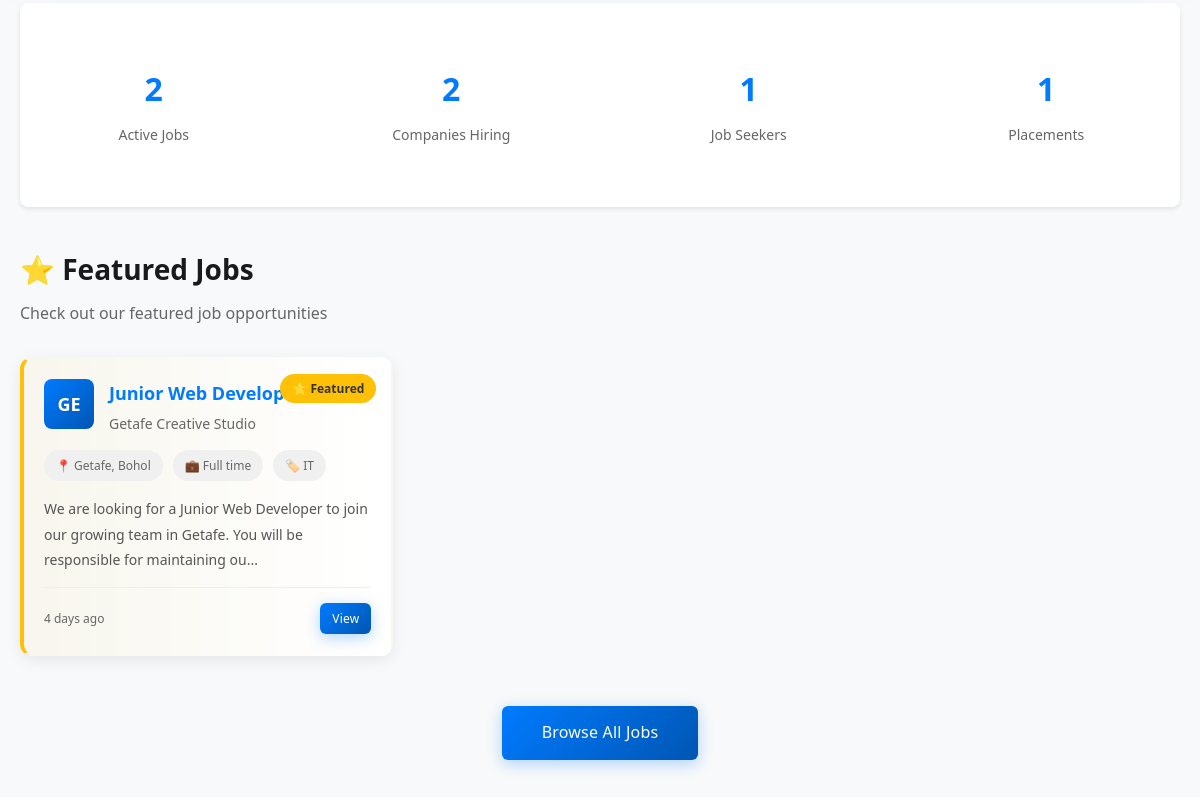
The app's page /public/index.php (middle part), older data.
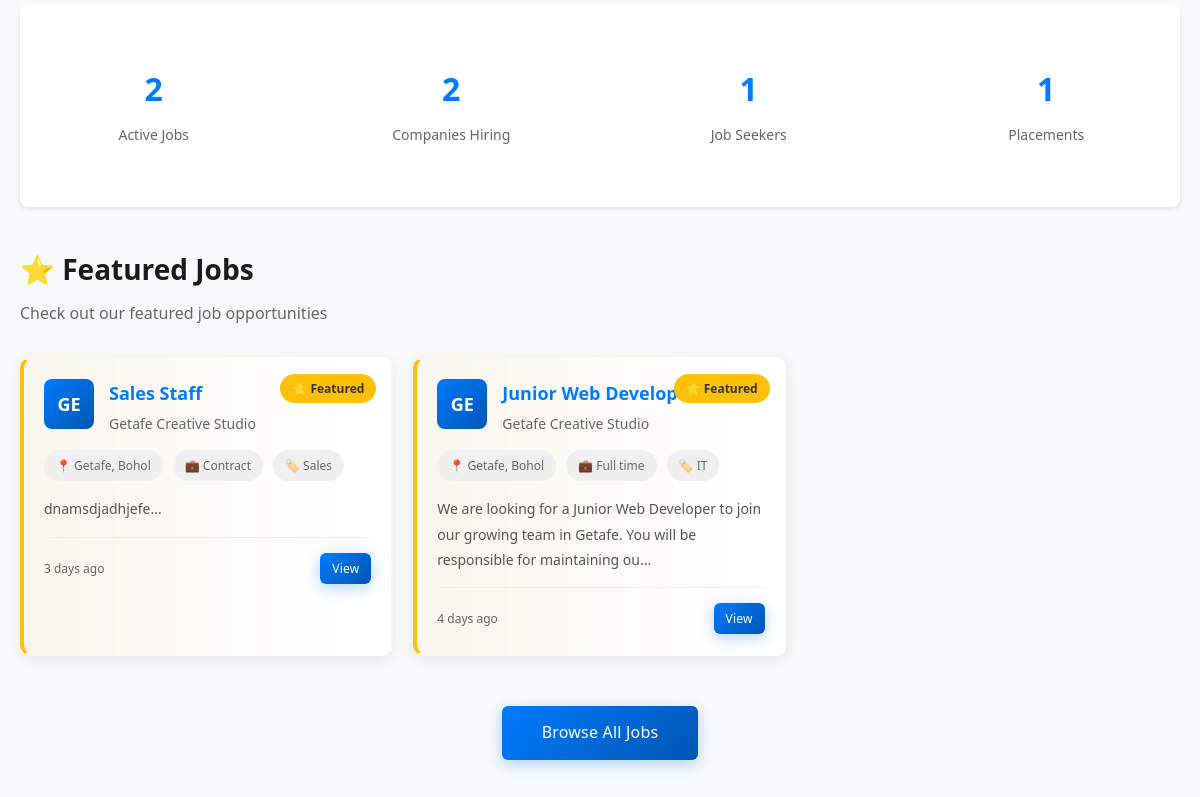
The same page, newer data.
### tables this page shows
CREATE TABLE `jobs` (
  `id` int(11) NOT NULL AUTO_INCREMENT,
  `title` varchar(255) NOT NULL,
  `description` longtext NOT NULL,
  `category` varchar(100) NOT NULL,
  `company` varchar(255) NOT NULL,
  `location` varchar(255) DEFAULT 'Getafe, Bohol',
  `salary_min` int(11) DEFAULT NULL,
  `salary_max` int(11) DEFAULT NULL,
  `job_type` enum('full-time','part-time','contract','temporary','internship') NOT NULL,
  `experience_level` enum('entry','mid','senior','executive') DEFAULT 'mid',
  `requirements` longtext DEFAULT NULL,
  `benefits` longtext DEFAULT NULL,
  `posted_by` int(11) NOT NULL,
  `applications_count` int(11) DEFAULT 0,
  `views_count` int(11) DEFAULT 0,
  `is_active` tinyint(1) DEFAULT 1,
  `is_featured` tinyint(1) DEFAULT 0,
  `featured_until` datetime DEFAULT NULL,
  `created_at` timestamp NOT NULL DEFAULT current_timestamp(),
  `updated_at` timestamp NOT NULL DEFAULT current_timestamp() ON UPDATE current_timestamp(),
  `featured_paid` tinyint(1) DEFAULT 0,
  PRIMARY KEY (`id`),
  KEY `idx_category` (`category`),
  KEY `idx_job_type` (`job_type`),
  KEY `idx_is_active` (`is_active`),
  KEY `idx_created_at` (`created_at`),
  KEY `jobs_ibfk_1` (`posted_by`),
  KEY `idx_job_featured` (`is_featured`,`featured_until`),
  CONSTRAINT `jobs_ibfk_1` FOREIGN KEY (`posted_by`) REFERENCES `users` (`id`) ON DELETE CASCADE
);

CREATE TABLE `users` (
  `id` int(11) NOT NULL AUTO_INCREMENT,
  `first_name` varchar(100) NOT NULL,
  `last_name` varchar(100) NOT NULL,
  `email` varchar(100) NOT NULL,
  `password` varchar(255) NOT NULL,
  `user_type` enum('jobseeker','employer','admin') NOT NULL DEFAULT 'jobseeker',
  `phone` varchar(20) DEFAULT NULL,
  `location` varchar(255) DEFAULT 'Getafe, Bohol',
  `avatar` varchar(255) DEFAULT NULL,
  `bio` text DEFAULT NULL,
  `skills` varchar(500) DEFAULT NULL,
  `company` varchar(255) DEFAULT NULL,
  `company_info` text DEFAULT NULL,
  `company_website` varchar(255) DEFAULT NULL,
  `company_logo` varchar(255) DEFAULT NULL,
  `verified` tinyint(1) DEFAULT 0,
  `status` enum('active','inactive','banned') DEFAULT 'active',
  `created_at` timestamp NOT NULL DEFAULT current_timestamp(),
  `updated_at` timestamp NOT NULL DEFAULT current_timestamp() ON UPDATE current_timestamp(),
  PRIMARY KEY (`id`),
  UNIQUE KEY `email` (`email`),
  KEY `idx_email` (`email`),
  KEY `idx_user_type` (`user_type`)
);

### config/config.php (called while the page is built, shortened)
<?php
function timeAgo($datetime) {
    $now = new DateTime();
    $ago = new DateTime($datetime);
    $diff = $now->diff($ago);
    if ($diff->d > 30) {
        return $ago->format('M d, Y');
    } else if ($diff->d > 0) {
        return $diff->d . ' day' . ($diff->d > 1 ? 's' : '') . ' ago';
    } else if ($diff->h > 0) {
        return $diff->h . ' hour' . ($diff->h > 1 ? 's' : '') . ' ago';
    } else if ($diff->i > 0) {
        return $diff->i . ' minute' . ($diff->i > 1 ? 's' : '') . ' ago';
    } else {
        return 'Just now';
    }
}
?>

### public/index.php (the view, shortened to what this page needs)
<?php
require_once '../config/config.php';
require_once '../includes/header.php';
?>
<div class="container">
    <section class="quick-stats">
        <div class="stats-container">
            <div class="stat-item">
                <div class="stat-number">
                    <?php
                    $total_jobs = $conn->query("SELECT COUNT(*) as count FROM jobs WHERE is_active = 1")->fetch_assoc()['count'];
                    echo $total_jobs;
                    ?>
                </div>
                <div class="stat-label">Active Jobs</div>
            </div>
            <div class="stat-item">
                <div class="stat-number">
                    <?php
                    $total_companies = $conn->query("SELECT COUNT(DISTINCT company) as count FROM jobs WHERE is_active = 1")->fetch_assoc()['count'];
                    echo $total_companies;
                    ?>
                </div>
                <div class="stat-label">Companies Hiring</div>
            </div>
            <div class="stat-item">
                <div class="stat-number">
                    <?php
                    $total_users = $conn->query("SELECT COUNT(*) as count FROM users WHERE user_type = 'jobseeker'")->fetch_assoc()['count'];
                    echo $total_users;
                    ?>
                </div>
                <div class="stat-label">Job Seekers</div>
            </div>
            <div class="stat-item">
                <div class="stat-number">
                    <?php
                    $total_applications = $conn->query("SELECT COUNT(*) as count FROM applications")->fetch_assoc()['count'];
                    echo $total_applications;
                    ?>
                </div>
                <div class="stat-label">Placements</div>
            </div>
        </div>
    </section>
    <section class="featured-section">
        <h2>⭐ Featured Jobs</h2>
        <p class="section-subtitle">Check out our featured job opportunities</p>
        <div class="jobs-grid">
            <?php
            $featured_sql = "SELECT j.*, u.company, u.company_logo
                           FROM jobs j
                           JOIN users u ON j.posted_by = u.id
                           WHERE j.is_featured = 1 AND j.is_active = 1
                           ORDER BY j.featured_until DESC LIMIT 6";
            $featured_jobs = $conn->query($featured_sql);
            if ($featured_jobs->num_rows === 0):
            ?>
                <div class="no-results" style="grid-column: 1/-1;">
                    <p>No featured jobs at the moment.</p>
                </div>
            <?php else: ?>
                <?php while ($job = $featured_jobs->fetch_assoc()): ?>
                    <div class="job-card featured">
                        <span class="featured-badge">⭐ Featured</span>
                        <div class="job-header">
                            <?php if ($job['company_logo']): ?>
                                <img src="<?php echo BASE_URL . $job['company_logo']; ?>"
                                     alt="<?php echo $job['company']; ?>" class="company-logo">
                            <?php else: ?>
                                <div class="company-logo-placeholder">
                                    <?php echo strtoupper(substr($job['company'], 0, 2)); ?>
                                </div>
                            <?php endif; ?>
                            <div class="job-header-content">
                                <h3><a href="job-detail.php?id=<?php echo $job['id']; ?>"><?php echo $job['title']; ?></a></h3>
                                <p class="company"><?php echo $job['company']; ?></p>
                            </div>
                        </div>
                        <div class="job-tags">
                            <span class="tag">📍 <?php echo $job['location']; ?></span>
                            <span class="tag">💼 <?php echo ucfirst(str_replace('-', ' ', $job['job_type'])); ?></span>
                            <span class="tag">🏷️ <?php echo $job['category']; ?></span>
                        </div>
                        <p class="job-description"><?php echo substr(strip_tags($job['description']), 0, 120) . '...'; ?></p>
                        <div class="job-footer">
                            <small><?php echo timeAgo($job['created_at']); ?></small>
                            <a href="job-detail.php?id=<?php echo $job['id']; ?>" class="btn btn-sm btn-primary">View</a>
                        </div>
                    </div>
                <?php endwhile; ?>
            <?php endif; ?>
        </div>
        <div style="text-align: center; margin-top: 30px;">
            <a href="home.php" class="btn btn-primary btn-large">Browse All Jobs</a>
        </div>
    </section>
</div>
</body>
</html>

### includes/header.php (shortened to what this page needs)
<!DOCTYPE html>
<html lang="en">
<head>
    <link rel="stylesheet" href="../css/style.css">
    <link rel="stylesheet" href="../css/responsive.css">
    <link rel="stylesheet" href="../css/admin.css">
    <link rel="stylesheet" href="https://cdnjs.cloudflare.com/ajax/libs/font-awesome/6.4.0/css/all.min.css">
</head>
<body></body>

### css/style.css (style rules this page uses)
* { margin: 0; padding: 0; box-sizing: border-box; }
html { scroll-behavior: smooth; font-size: 16px; }
body { font-family: 'Segoe UI', Tahoma, Geneva, Verdana, sans-serif; background-color: #f8f9fa; color: #333; line-height: 1.6; }
.container { max-width: 1200px; margin: 0 auto; padding: 0 20px; }
h1, h2, h3, h4, h5, h6 { color: #1a1a1a; margin-bottom: 15px; font-weight: 600; }
h2 { font-size: 28px; }
h3 { font-size: 22px; }
p { margin-bottom: 10px; }
a { color: #007bff; text-decoration: none; transition: color 0.3s; }
small { font-size: 12px; color: #666; }
.btn { display: inline-block; padding: 10px 20px; border: none; border-radius: 6px; cursor: pointer; font-size: 14px; transition: all 0.3s ease; text-decoration: none; text-align: center; font-weight: 500; letter-spacing: 0.5px; }
.btn-primary { background: linear-gradient(135deg, #007bff 0%, #0056b3 100%); color: white; box-shadow: 0 4px 15px rgba(0, 123, 255, 0.3); }
.btn-large { padding: 14px 40px; font-size: 16px; }
.btn-sm { padding: 6px 12px; font-size: 12px; }
.job-card { background: white; padding: 20px; border-radius: 12px; box-shadow: 0 4px 15px rgba(0, 0, 0, 0.08); transition: all 0.3s ease; position: relative; border: 2px solid transparent; }
.job-card.featured { border-left: 4px solid #ffc107; background: linear-gradient(to right, rgba(255, 193, 7, 0.05), white); }
.featured-badge { position: absolute; top: 15px; right: 15px; background-color: #ffc107; color: #333; padding: 5px 12px; border-radius: 20px; font-size: 12px; font-weight: bold; }
.job-header { display: flex; gap: 15px; margin-bottom: 15px; align-items: flex-start; }
.company-logo-placeholder { width: 50px; height: 50px; background: linear-gradient(135deg, #007bff, #0056b3); color: white; border-radius: 8px; display: flex; align-items: center; justify-content: center; font-weight: bold; font-size: 18px; flex-shrink: 0; }
.job-header-content { flex: 1; }
.job-header-content h3 { margin: 0 0 5px 0; font-size: 18px; }
.job-header-content h3 a { color: #007bff; text-decoration: none; transition: color 0.3s; }
.job-header-content p { margin: 0; color: #666; font-size: 14px; }
.job-tags { display: flex; flex-wrap: wrap; gap: 10px; margin-bottom: 15px; }
.tag { background-color: #f0f0f0; color: #666; padding: 6px 12px; border-radius: 20px; font-size: 12px; font-weight: 500; }
.job-description { color: #555; margin-bottom: 15px; line-height: 1.5; font-size: 14px; }
.job-footer { display: flex; justify-content: space-between; align-items: center; padding-top: 15px; border-top: 1px solid #eee; }
.job-footer small { display: inline; margin: 0; }
.job-description { line-height: 1.8; color: #555; }
.stat-label { font-size: 12px; color: #666; margin: 5px 0 0 0; }
.quick-stats { background: white; padding: 40px 0; margin: 40px 0; border-radius: 12px; box-shadow: 0 4px 15px rgba(0, 0, 0, 0.08); }
.stats-container { display: grid; grid-template-columns: repeat(auto-fit, minmax(150px, 1fr)); gap: 30px; text-align: center; }
.stat-item { padding: 20px; }
.stat-number { font-size: 32px; font-weight: bold; color: #007bff; margin-bottom: 10px; }
.stat-label { color: #666; font-size: 14px; }
.featured-section { margin: 40px 0; }
.featured-section h2 { margin-bottom: 10px; }
.section-subtitle { color: #666; margin-bottom: 30px; }
.jobs-grid { display: grid; grid-template-columns: repeat(auto-fill, minmax(300px, 1fr)); gap: 20px; margin-bottom: 30px; }
.job-management-card, .job-card, .application-card, .company-card, .apply-card { border-radius: 12px; box-shadow: 0 4px 14px rgba(0, 0, 0, 0.06); border: 1px solid #e9eef5; }
.btn { border-radius: 8px; font-weight: 600; letter-spacing: 0.2px; }
.btn-sm { padding: 7px 12px; }
.btn-primary { background: #0d6efd; border-color: #0d6efd; }

### css/admin.css (style rules this page uses)
.stat-number { font-size: 24px; font-weight: bold; color: #007bff; margin: 0; }
.stat-label { color: #666; margin: 5px 0 0 0; }

Row changes from the older to the newer data that the page shows:
now on this page (row edited): jobs: posted_by.company "GE", title "Sales Staff", posted_by.company "Getafe Creative Studio", location "Getafe, Bohol", job_type "Contract", category "Sales", description "dnamsdjadhjefe", created_at "3 days ago"
